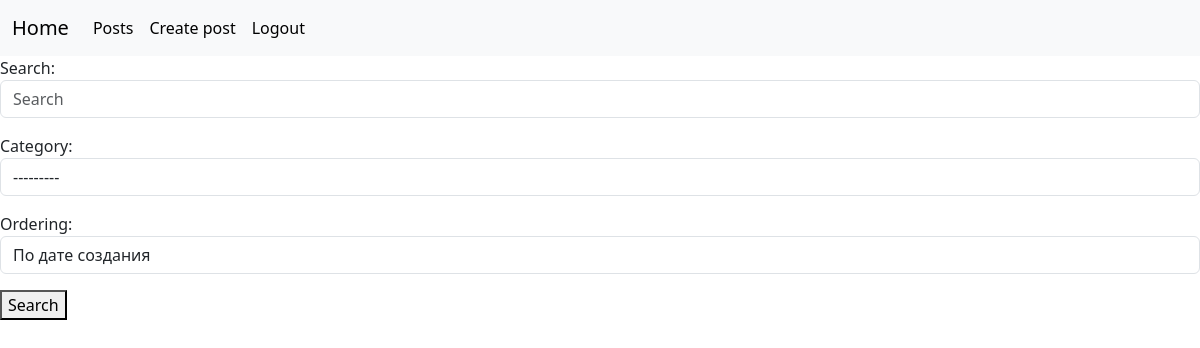
The app's page /posts/ (signed in), older data.
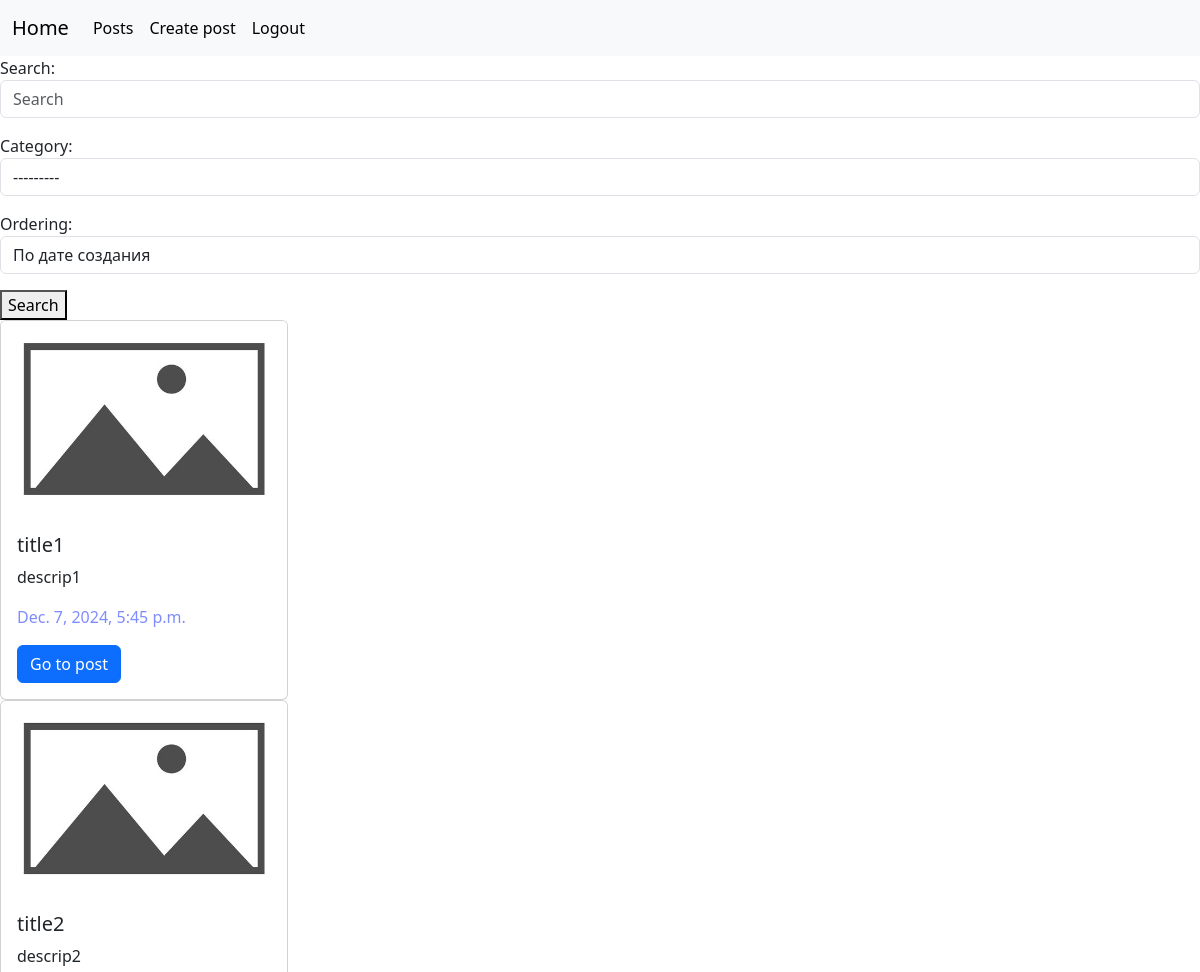
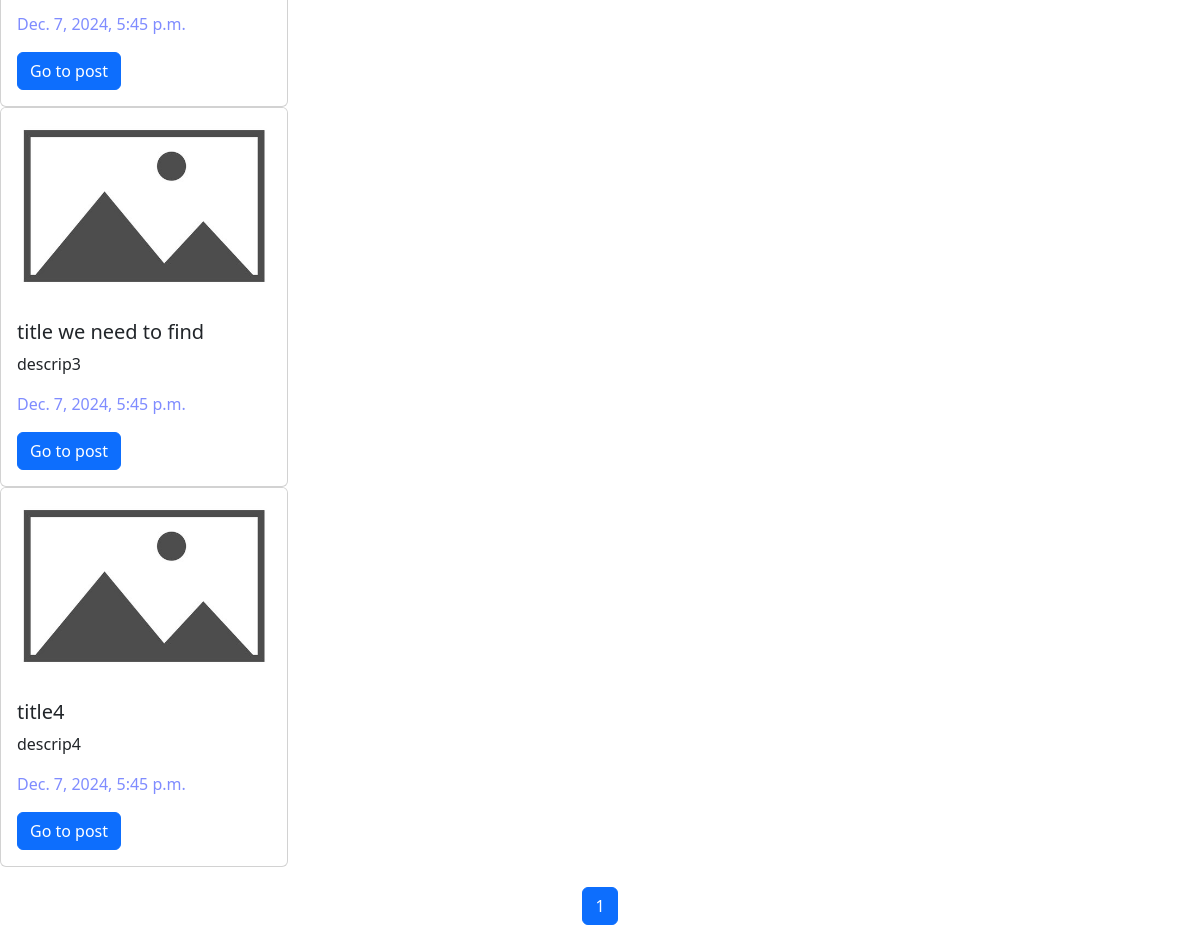
The same page, newer data (2 pictures, top to bottom).
### posts/models.py (models this page shows, shortened)
class Post(models.Model):
     category = models.ForeignKey(
          Category, on_delete=models.CASCADE, null=True, blank=True
     )
     tags = models.ManyToManyField(Tag, null=True, blank=True)
     title = models.CharField(max_length=56)
     description = models.CharField(max_length=256)
     rate= models.IntegerField(null=True, blank=True)
     created_at = models.DateTimeField(auto_now_add=True, null=True)
     updated_at = models.DateTimeField(auto_now=True, null=True)
     image = models.ImageField(null=True, blank=True)

### posts/views.py (the view)
# urls.py: path("posts/", posts_list_view),
@login_required(login_url='login-view')
def posts_list_view(request):
    if request.method == 'GET':
        limit = 4
        page = int(request.GET.get('page', 1))
        search = request.GET.get("search")
        category = request.GET.get("category")
        ordering = request.GET.get("order")
        form= SearchForm(request.GET)
        posts = Post.objects.all()
        if search:
            posts = posts.filter(
                Q(title__icontains=search) | Q(description__icontains=search)
            )
        if category:
            posts = posts.filter(category_id=category)
        if ordering:
            posts = posts.order_by(ordering)
        max_pages = posts.count() / limit
        if round(max_pages) < max_pages:
            max_pages = round(max_pages) + 1
        else:
            max_pages = round(max_pages)
        start = (page - 1) * limit
        end = page * limit
        posts = posts[start:end]
        context = {"posts": posts, "form": form, "max_pages": range(1, max_pages + 1)}
        return (render
                (request, "posts/post_list.html",
                 context=context)
        )

### posts/forms.py
class SearchForm(forms.Form):
        search = forms.CharField(
        required=False,
        max_length=100,
        widget=forms.TextInput(attrs={'placeholder':'Search', 'class':'form-control'})
        )
        category = forms.ModelChoiceField(
            queryset=Category.objects.all(),
            required=False,
            widget=forms.Select(attrs={'class':'form-control'})
        )
        orderings = (
            ("created_at", "По дате создания"),
            ("updated_at", "По дате создания"),
            ("rate", "По оценке"),
            ("-rate", "По оценке ро убыванию"),
            ("-updated_at", "-По дате изменения по убыванию"),
            ("-created_at", "По дате создания по убыванию"),
        )
        ordering = forms.ChoiceField(
            choices=orderings, required=False, widget=forms.Select(attrs={'class':'form-control'})
        )

### templates/posts/post_list.html
{%extends 'base.html'%}
{%block content%}
<form action="/posts/" method="get", enctype="multipart/form-data">
  {{form.as_p}}
  <button type="submit">Search</button>
</form>
{%for post in posts%}
<div class="card" style="width: 18rem;">
  {%if post.image%}
  <img src="{{post.image.url}}" class="card-img-top" alt="...">
  {%else%}
  <img src="/static/placeholder.jpg" class="card-img-top" alt="">
  {%endif%}
  <div class="card-body">
    <h5 class="card-title">{{post.title}}</h5>
    <p class="card-text">{{post.description}}</p>
    <p class="card-text" style="color: #7f8cff;">{{post.created_at}} </p>
    <a href="/posts/{{post.id}}/" class="btn btn-primary">Go to post</a>
  </div>
</div>
{%endfor%}
<div style="display: flex; justify-content: center; margin-top: 20px; margin-bottom: 20px; ">
  {% for i in max_pages %}
  {% if request.GET %}
  <a class="btn btn-primary" href="{{request.get_full_path}}&page={{i}}">{{i}}</a>
  {%else%}
    <a href="/posts/?page={{ i }}" class="btn btn-primary">
      {{ i }}
    </a>
  {%endif%}
  {% endfor %}
</div>
{%endblock%}

Row changes from the older to the newer data that the page shows:
added Post: title "title1", description "descrip1", created_at "Dec. 7, 2024, 5:45 p.m."
added Post: title "title2", description "descrip2", created_at "Dec. 7, 2024, 5:45 p.m."
added Post: title "title we need to find", description "descrip3", created_at "Dec. 7, 2024, 5:45 p.m."
added Post: title "title4", description "descrip4", created_at "Dec. 7, 2024, 5:45 p.m."
Text that changed along with them:
new list line: "1"
